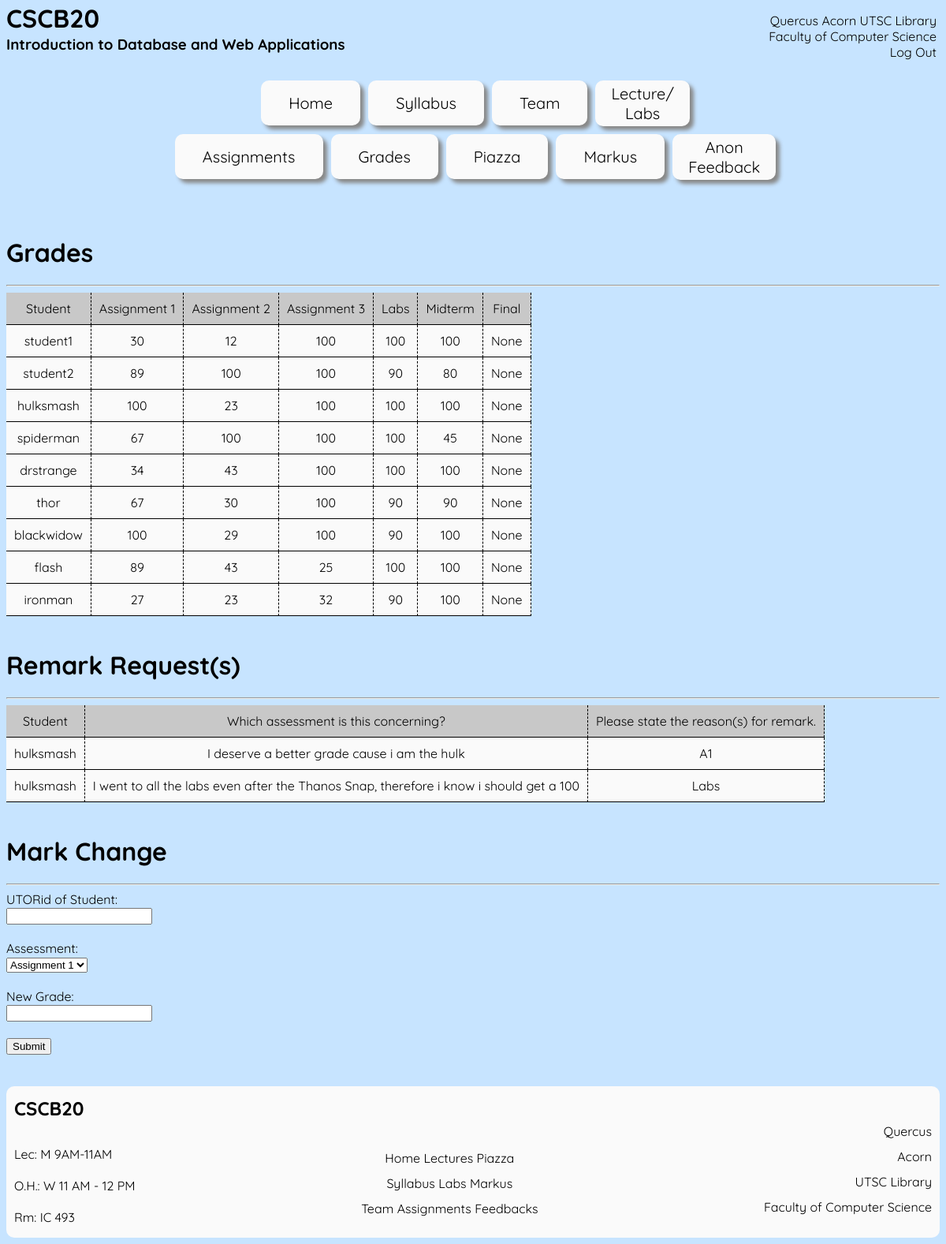
The page /grades.html (signed in) on the database its author committed.
### tables this page shows
CREATE TABLE "Student" (
	"fname"	TEXT NOT NULL,
	"lname"	TEXT NOT NULL,
	"username"	TEXT NOT NULL UNIQUE,
	"password"	TEXT NOT NULL,
	"email"	TEXT NOT NULL, A1 NUMERIC 
    AFTER email, A2 NUMERIC 
    AFTER A1, A3 NUMERIC 
    AFTER A2, lab NUMERIC 
    AFTER A3, midterm NUMERIC 
    AFTER lab, final NUMERIC 
    AFTER midterm,
	PRIMARY KEY("username")
);

CREATE TABLE "Remark" (
	"username"	TEXT NOT NULL,
	"message"	TEXT NOT NULL,
	"assignment"	TEXT NOT NULL
);

### app.py (the view)
@app.route('/grades.html')
def grade():
    if 'user' in session:
        if session['user'] != "":
            if session['type'] == 'student':
                db = get_db()
                db.row_factory = make_dicts
                student = query_db('select * from Student where username = ?', [session['user']], one=True)
                db.close()
                return render_template('grades.html', students = student)
            elif session['type'] == 'instructor':
                db = get_db()
                db.row_factory = make_dicts
                students = [[],[]]
                for student in query_db('select * from Student'):
                    students[0].append(student)
                for request in query_db('select * from Remark'):
                    students[1].append(request)
                db.close()
                return render_template('grades-instructor.html', students = students)
    return redirect(url_for('root_after'))

### app.py (called while the page is built)
def get_db():
    db = getattr(g, '_database', None)
    if db is None:
        db = g._database = sqlite3.connect(DATABASE)
    return db

def make_dicts(cursor, row):
    return dict((cursor.description[idx][0], value)
                for idx, value in enumerate(row))

def query_db(query, args=(), one=False):
    cur = get_db().execute(query, args)
    rv = cur.fetchall()
    cur.close()
    return (rv[0] if rv else None) if one else rv

@app.teardown_appcontext
def close_connection(exception):
    db = getattr(g, '_database', None)
    if db is not None:
        db.close()

### templates/grades-instructor.html (shortened to what this page needs)
<!DOCTYPE html>
<html>
<head>
	<link rel="stylesheet" type="text/css" href="../static/header-footer.css">
	<link rel="stylesheet" type="text/css" href="../static/grades-instructor.css">
</head>
<body>
	<div class="fix">
		<div class="horizontal" id="moveable">
			<div class="spacing">
				<div class="coursecode">
					<h1>CSCB20</h1>
				</div>
				<div class="title">
					<h3>Introduction to Database and Web Applications</h3>
				</div>
			</div>
			<div class="space">
				<p>
					<a href="https://q.utoronto.ca/" target="_blank"> Quercus </a>  <a href="https://www.acorn.utoronto.ca/" target="_blank"> Acorn </a>  <a href="https://utsc.library.utoronto.ca/" target="_blank"> UTSC Library </a>  </br> <a href="https://www.utsc.utoronto.ca/cms/" target="_blank"> Faculty of Computer Science </a> </br> <a href="logout.html"> Log Out </a>
				</p>
			</div>
		</div>
		<div class="horizontal-h" id="options">
			<div class="halfheader-1">
				<div class="bar">
					<a href="index.html"  class="decoration">Home</a>
				</div>
				<div class="bar">
					<a href="syllabus.html" class="decoration">Syllabus</a>
				</div>
				<div class="bar">
					<a href="team.html" class="decoration">Team</a>
				</div>
				<div class="bar-s">
					<a href="lecture.html" class="decoration-s">Lecture/<br>Labs</a>
				</div>
			</div>
			<div class="halfheader-2">
				<div class="bar">
					<a href="assignment.html" class="decoration">Assignments</a>
				</div>
				<div class="bar">
					<a href="grades.html" class="decoration">Grades</a>
				</div>
				<div class="bar">
					<a href="https://piazza.com/class/k5l8ww7kz8l6f0" class="decoration">Piazza</a>
				</div>
				<div class="bar">
					<a href="https://markus.utsc.utoronto.ca/cscb20w20/?locale=en" class="decoration">Markus</a>
				</div>
				<div class="bar-s">
					<a href="feedback.html" class="decoration-s">Anon<br>Feedback</a>
				</div>
			</div>
		</div>
		<div>
			<br>
		</div>
	</div>
	<div>
		<h1>Grades</h1>
	</div>
	<div>
		<hr>
	</div>
	<div class="table">
		<div class="table-row">
			<div class="table-cell">
        Student
			</div>
			<div class="table-cell">
				Assignment 1
			</div>
			<div class="table-cell">
				Assignment 2
			</div>
			<div class="table-cell">
				Assignment 3
			</div>
			<div class="table-cell">
				Labs
			</div>
			<div class="table-cell">
				Midterm
			</div>
			<div class="table-cell">
				Final
			</div>
		</div>
		{% for student in students[0] %}
		<div class="table-row">
			<div class="table-cell">
				{{student['username']}}
			</div>
			<div class="table-cell">
				{{student['A1']}}
			</div>
			<div class="table-cell">
				{{student['A2']}}
			</div>
			<div class="table-cell">
				{{student['A3']}}
			</div>
			<div class="table-cell">
				{{student['lab']}}
			</div>
			<div class="table-cell">
				{{student['midterm']}}
			</div>
			<div class="table-cell">
				{{student['final']}}
			</div>
		</div>
		{% endfor %}
	</div>
	<br>
	<div>
		<h1>Remark Request(s)</h1>
	</div>
	<div>
		<hr>
	</div>
  <div class="table">
		<div class="table-row">
			<div class="table-cell">
        Student
			</div>
			<div class="table-cell">
        Which assessment is this concerning?
			</div>
			<div class="table-cell">
        Please state the reason(s) for remark.
			</div>
		</div>
		{% for req in students[1] %}
		<div class="table-row">
			<div class="table-cell">
				{{req['username']}}
			</div>
			<div class="table-cell">
				{{req['message']}}
			</div>
			<div class="table-cell">
				{{req['assignment']}}
			</div>
		</div>
		{% endfor %}
	</div>
  <br>
  <div>
		<h1>Mark Change</h1>
	</div>
	<div>
		<hr>
	</div>
  <form method="post">
    <div>
      <label>
        UTORid of Student:
      </label>
      <br>
      <input type="text" name=studentid>
    </div>
    <br>
		<div>
			<label>Assessment:
			</label>
			<br>
			<select name="Select">
				<option value="A1">Assignment 1</option>
			</select>
		</div>
		<br>
		<div>
			<label>
				New Grade:
			</label>
			<br>
      <input type="number" name=newgrade>
		</div>
		<br>
		<div>
			<input type="submit" name="submit">
		</div>
	</form>
	<br>
	<br>
	<div class="horizontal_and_colour" id="moveable">
		<div class="first_spacing">
			<div class="title">
				<h2>CSCB20</h2>
			</div>
			<div id="footercourse">
				<p>
					<br>Lec: M 9AM-11AM </br>
					<br>O.H.: W 11 AM - 12 PM </br>
					<br>Rm: IC 493 </br>
				</p>
			</div>
		</div>
		<div class="footertabs">
			<div>
				<a href="index.html">Home</a>
				<a href="lecture.html">Lectures</a>
				<a href=https://piazza.com/class/k5l8ww7kz8l6f0>Piazza</a>
			</div>
			<div>
				<a href="syllabus.html">Syllabus</a>
				<a href="lecture.html">Labs</a>
				<a href="https://markus.utsc.utoronto.ca/cscb20w20/?locale=en">Markus</a>
			</div>
			<div>
				<a href="team.html">Team</a>
				<a href="assignment.html">Assignments</a>
				<a href="feedback.html">Feedbacks</a>
			</div>
		</div>
		<div class="footerwebsites">
			<p>
				<a href="https://q.utoronto.ca/">Quercus</a> </br>
				<a href="https://www.acorn.utoronto.ca/">Acorn</a> </br>
				<a href="https://utsc.library.utoronto.ca/">UTSC Library</a> </br>
				<a href="https://www.utsc.utoronto.ca/cms/">Faculty of Computer Science</a>
			</p>
		</div>
	</div>
</body>
</html>

### static/header-footer.css (style rules this page uses)
.title { color: black; line-height: 1em; }
.space { margin-right: 20px; text-align: right; }
#moveable { justify-content: space-between; }
.horizontal { display: flex; padding-bottom: 10px; }
.horizontal-h { display: flex; padding-bottom: 10px; }
.halfheader-1 { display: flex; padding-bottom: 10px; justify-content: center; }
.halfheader-2 { display: flex; padding-bottom: 10px; justify-content: center; }
@media only screen and (max-width:1300px) { [class="horizontal-h"] { display: block; } }
.spacing { line-height: 30%; }
#options { justify-content: center; }
a:link { display: inline-block; }
.decoration { margin-right: 10px; padding: 16px 35px; text-decoration: none; box-sizing: border-box; color: black; text-align: center; background-color: rgb(250, 250, 250); cursor: pointer; border-radius: 10px; box-shadow: 5px 5px 5px #888888; font-size: 20px; }
.decoration-s { margin-right: 10px; padding: 4px 20px; text-decoration: none; box-sizing: border-box; color: black; text-align: center; background-color: rgb(250, 250, 250); cursor: pointer; border-radius: 10px; box-shadow: 5px 5px 5px #888888; font-size: 20px; }
.horizontal_and_colour { display: flex; background-color: rgb(250, 250, 250); border-radius: 10px; }
.first_spacing { margin-left: 10px; }
.footertabs { justify-content: space-between; text-align: center; line-height: 2em; margin-top: 75px; text-decoration: none; color: black; }
.footerwebsites { text-align: right; margin-top: 25px; margin-right: 10px; line-height: 2em; }
.fix { position: fixed; top:0; width: 100%; background-color: rgb(199, 228, 255); }
a { text-decoration: none; color: #000 }

### static/grades-instructor.css (style rules this page uses)
body { margin-top: 200px; background-color: rgb(199, 228, 255); font-family: 'Quicksand', sans-serif; }
@media only screen and (max-width:1300px) { body { margin-top: 300px; } }
.table { display: table; }
.table-row { display: table-row; text-align: center; background: rgb(250, 250, 250); }
.table-cell { display: table-cell; padding: 10px; border-bottom: 1px solid black; border-right: 1px dashed black; }
.table-row:nth-child(1) { background: rgb(200, 200, 200); }

### rows shown on the page
Student: username "student1", A1 "30", A2 "12", A3 "100", lab "100", midterm "100", final "None"
Student: username "student2", A1 "89", A2 "100", A3 "100", lab "90", midterm "80", final "None"
Student: username "hulksmash", A1 "100", A2 "23", A3 "100", lab "100", midterm "100", final "None"
Student: username "spiderman", A1 "67", A2 "100", A3 "100", lab "100", midterm "45", final "None"
Student: username "drstrange", A1 "34", A2 "43", A3 "100", lab "100", midterm "100", final "None"
Student: username "thor", A1 "67", A2 "30", A3 "100", lab "90", midterm "90", final "None"
Student: username "blackwidow", A1 "100", A2 "29", A3 "100", lab "90", midterm "100", final "None"
Student: username "flash", A1 "89", A2 "43", A3 "25", lab "100", midterm "100", final "None"
Student: username "ironman", A1 "27", A2 "23", A3 "32", lab "90", midterm "100", final "None"
Remark: username "hulksmash", message "I deserve a better grade cause i am the hulk", assignment "A1"
Remark: username "hulksmash", message "I went to all the labs even after the Thanos Snap, therefore i know i should get a 100", assignment "Labs"
